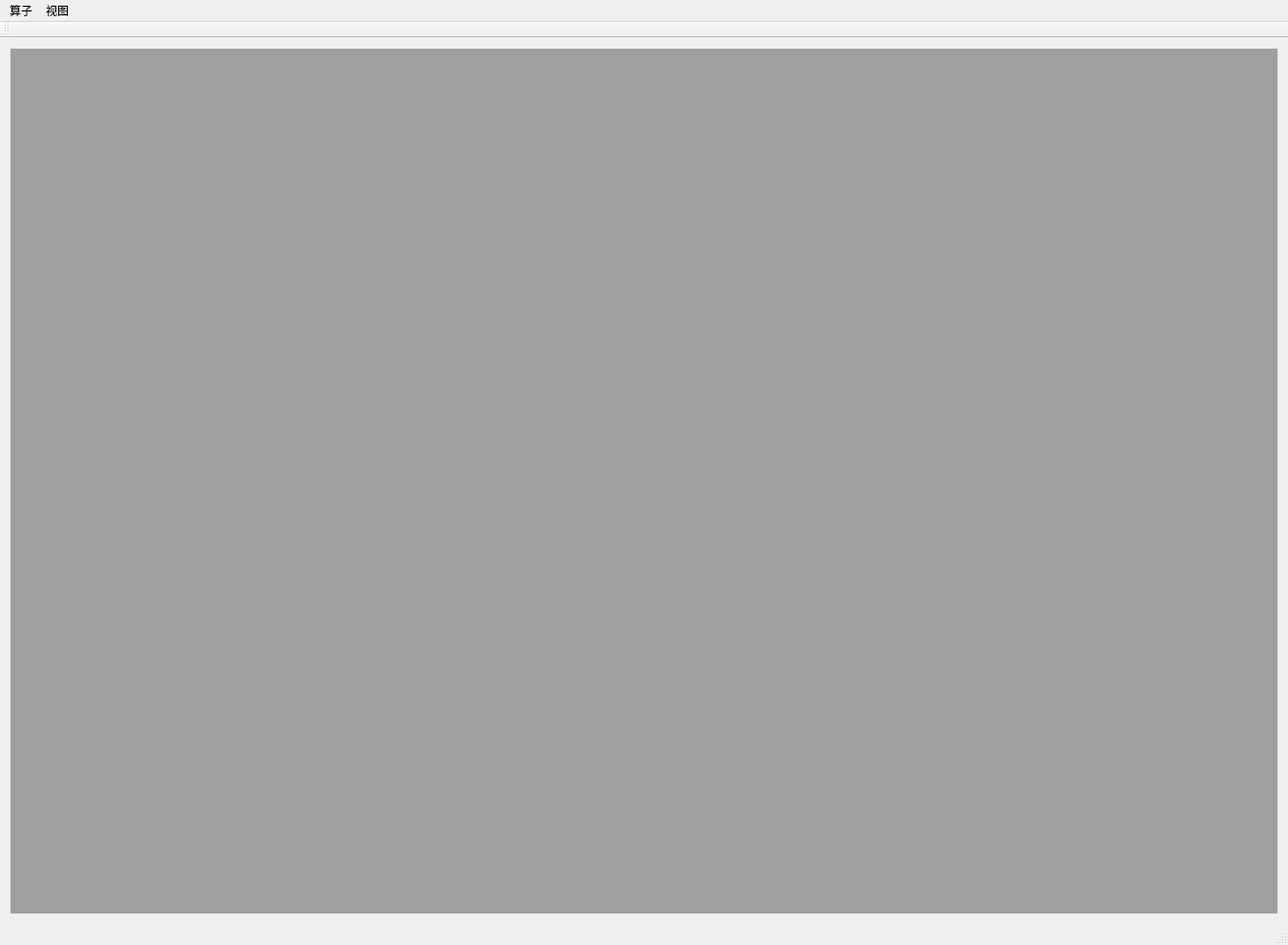
<?xml version="1.0" encoding="UTF-8"?>
<ui version="4.0">
 <class>domClass</class>
 <widget class="QMainWindow" name="domClass">
  <property name="geometry">
   <rect>
    <x>0</x>
    <y>0</y>
    <width>1350</width>
    <height>990</height>
   </rect>
  </property>
  <property name="windowTitle">
   <string>dom</string>
  </property>
  <widget class="QWidget" name="centralWidget">
   <layout class="QVBoxLayout" name="verticalLayout">
    <item>
     <widget class="QMdiArea" name="mdiArea">
      <property name="tabsMovable">
       <bool>false</bool>
      </property>
     </widget>
    </item>
   </layout>
  </widget>
  <widget class="QMenuBar" name="menuBar">
   <property name="geometry">
    <rect>
     <x>0</x>
     <y>0</y>
     <width>1350</width>
     <height>23</height>
    </rect>
   </property>
   <widget class="QMenu" name="menu">
    <property name="tearOffEnabled">
     <bool>false</bool>
    </property>
    <property name="title">
     <string>算子</string>
    </property>
    <widget class="QMenu" name="menu_2">
     <property name="title">
      <string>图像预处理</string>
     </property>
     <addaction name="action_read_image"/>
     <addaction name="action_image_segmentation"/>
     <addaction name="action_4"/>
     <addaction name="action_5"/>
    </widget>
    <widget class="QMenu" name="menu_3">
     <property name="title">
      <string>特征处理</string>
     </property>
     <addaction name="action_7"/>
     <addaction name="action_8"/>
     <addaction name="action_9"/>
     <addaction name="action_10"/>
    </widget>
    <widget class="QMenu" name="menu_5">
     <property name="title">
      <string>蚕丝检测</string>
     </property>
     <addaction name="action000"/>
    </widget>
    <addaction name="menu_2"/>
    <addaction name="menu_3"/>
    <addaction name="menu_5"/>
   </widget>
   <widget class="QMenu" name="menu_4">
    <property name="title">
     <string>视图</string>
    </property>
    <addaction name="input_window_action"/>
    <addaction name="operator_window_action"/>
    <addaction name="output_window_action"/>
    <addaction name="variate_window_action"/>
   </widget>
   <addaction name="menu"/>
   <addaction name="menu_4"/>
  </widget>
  <widget class="QToolBar" name="mainToolBar">
   <attribute name="toolBarArea">
    <enum>TopToolBarArea</enum>
   </attribute>
   <attribute name="toolBarBreak">
    <bool>false</bool>
   </attribute>
  </widget>
  <widget class="QStatusBar" name="statusBar"/>
  <action name="image_segmentation_action">
   <property name="text">
    <string>图像分割</string>
   </property>
  </action>
  <action name="image_stitch_action">
   <property name="text">
    <string>图像拼接</string>
   </property>
  </action>
  <action name="action_4">
   <property name="text">
    <string>去边缘毛丝</string>
   </property>
  </action>
  <action name="action_5">
   <property name="text">
    <string>去内部孔洞</string>
   </property>
  </action>
  <action name="action_7">
   <property name="text">
    <string>边缘检测</string>
   </property>
  </action>
  <action name="action_8">
   <property name="text">
    <string>形状筛选</string>
   </property>
  </action>
  <action name="action_9">
   <property name="text">
    <string>矩形筛选</string>
   </property>
  </action>
  <action name="action_10">
   <property name="text">
    <string>像素阈值筛选</string>
   </property>
  </action>
  <action name="action_11">
   <property name="text">
    <string>相机接口</string>
   </property>
  </action>
  <action name="operator_window_action">
   <property name="text">
    <string>打开算子窗口</string>
   </property>
  </action>
  <action name="input_window_action">
   <property name="text">
    <string>打开输入窗口</string>
   </property>
  </action>
  <action name="output_window_action">
   <property name="text">
    <string>打开输出窗口</string>
   </property>
  </action>
  <action name="input_code_action">
   <property name="text">
    <string>代码窗口</string>
   </property>
  </action>
  <action name="variate_window_action">
   <property name="text">
    <string>打开变量窗口</string>
   </property>
  </action>
  <action name="action_test">
   <property name="text">
    <string>传值test</string>
   </property>
  </action>
  <action name="actionread_image">
   <property name="text">
    <string>read_image</string>
   </property>
  </action>
  <action name="action_image_segmentation">
   <property name="text">
    <string>image_segmentation</string>
   </property>
  </action>
  <action name="action_read_image">
   <property name="text">
    <string>read_image</string>
   </property>
  </action>
  <action name="action0">
   <property name="text">
    <string>0</string>
   </property>
  </action>
  <action name="action00_0">
   <property name="text">
    <string>00-0</string>
   </property>
  </action>
  <action name="action000">
   <property name="text">
    <string>000</string>
   </property>
  </action>
 </widget>
 <layoutdefault spacing="6" margin="11"/>
 <resources>
  <include location="dom.qrc"/>
 </resources>
 <connections/>
</ui>
